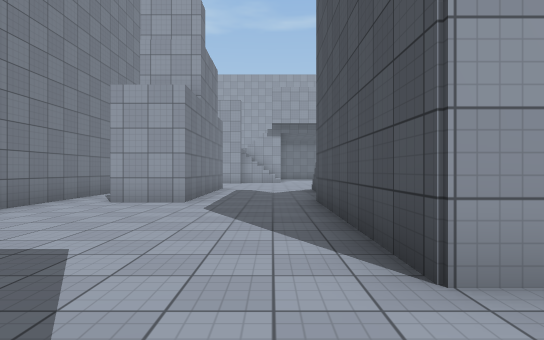
View 1 (above)

23 first-person views from a walk through a scene from a Unity 3-D project. The camera is 1.3 m above the floor, looks level and sees 80° across. The floor is counted in squares, 2 m on a side. Each view is taken from the middle of a square. On the plan, view 1 faces up. The plan holds only what a view shows up to about 10 squares ahead; the rest is blank. The place goes on beyond the plan. The player is left out. Surface patterns are stand-ins for the level's own textures.

View 2
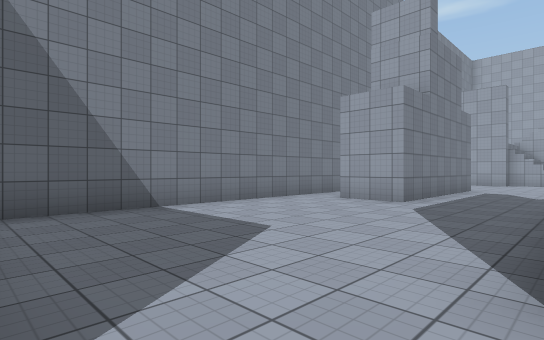

View 3
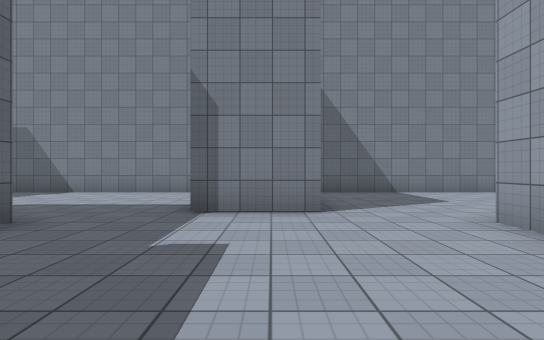

View 4
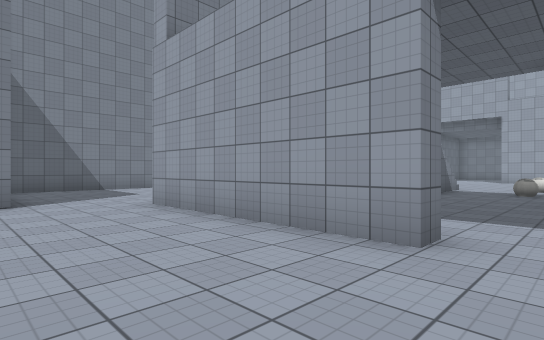

View 5
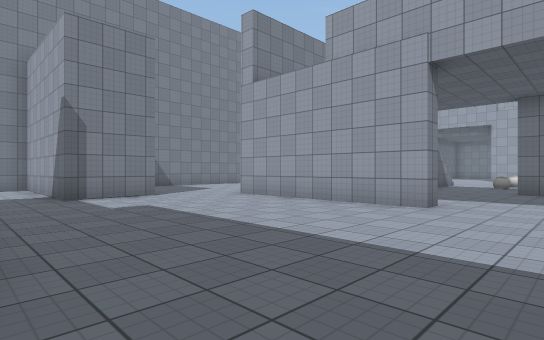

View 6
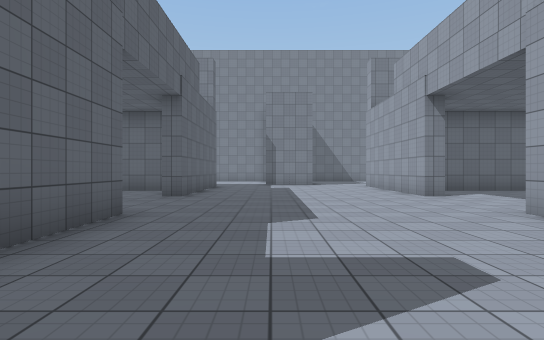

View 7
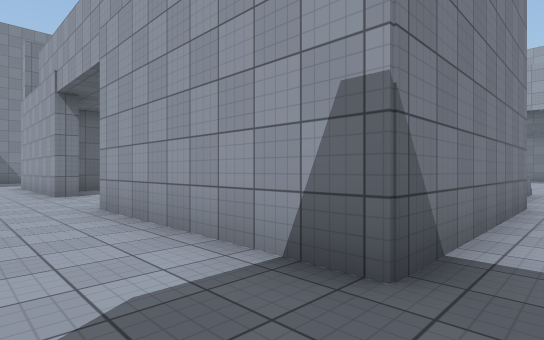

View 8
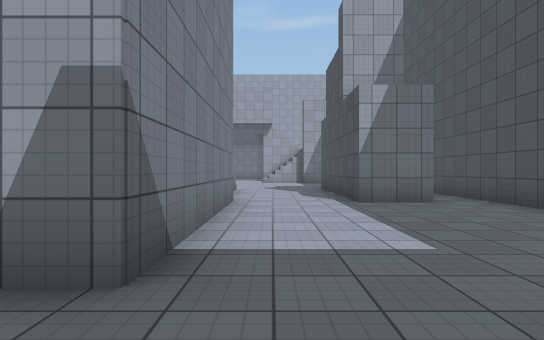

View 9
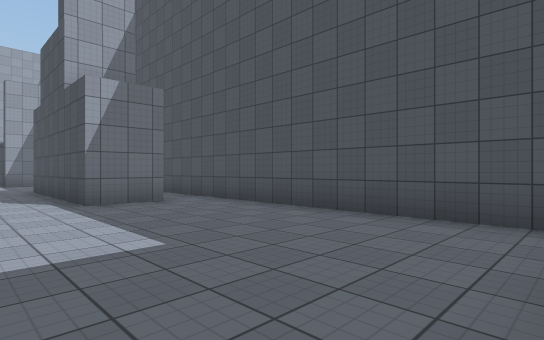

View 10
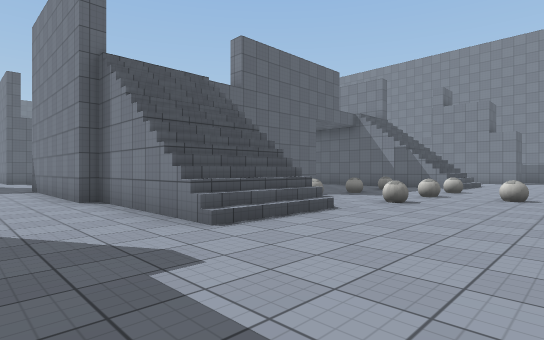

View 11
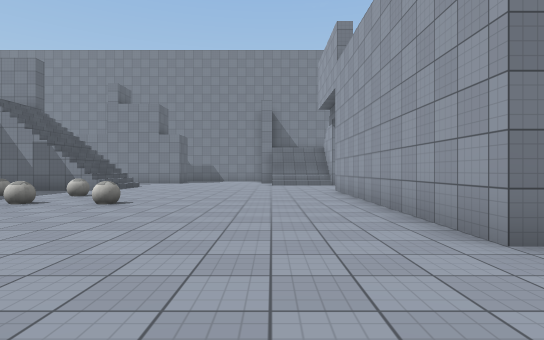

View 12
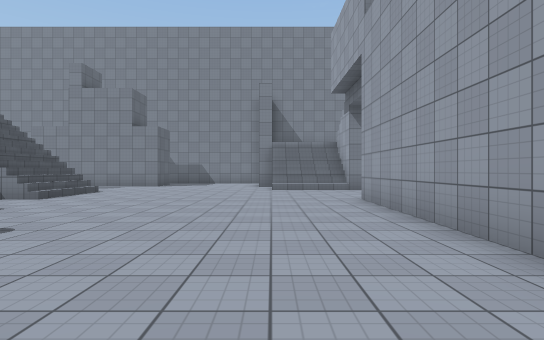

View 13
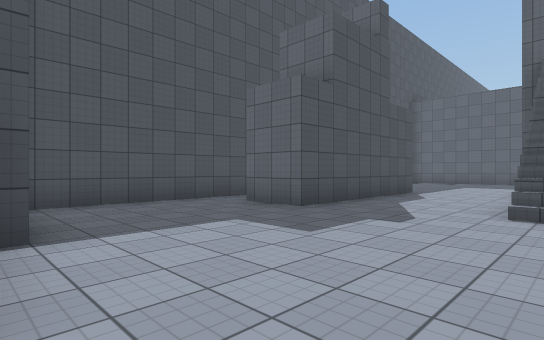

View 14
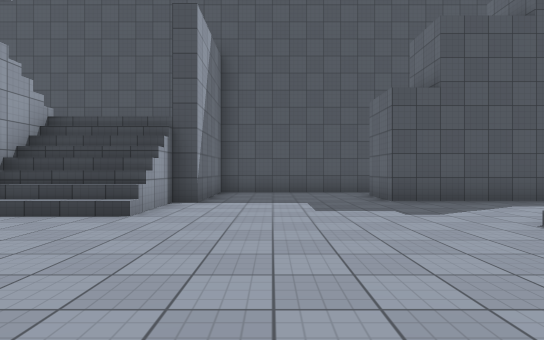

View 15
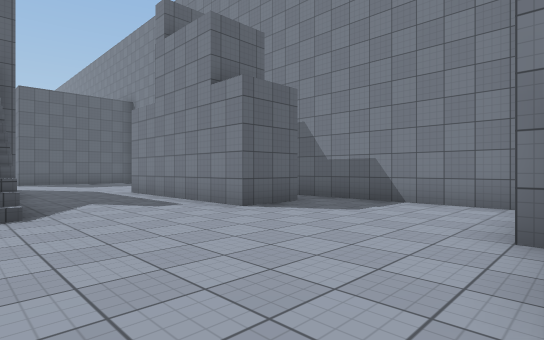

View 16
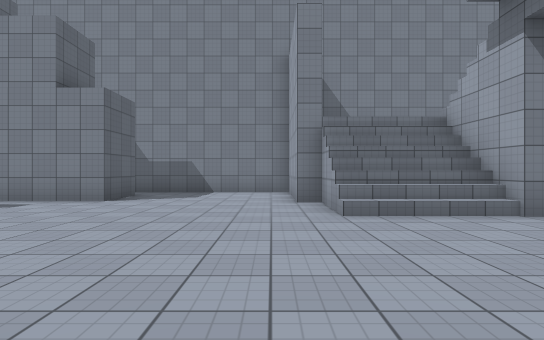

View 17
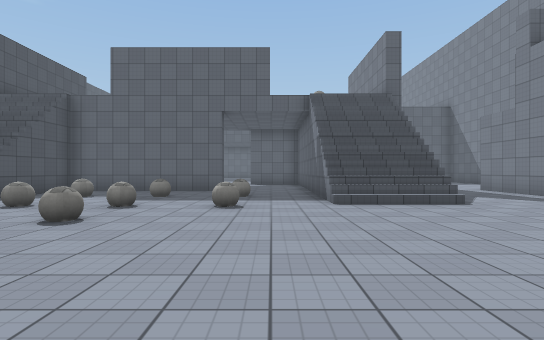

View 18
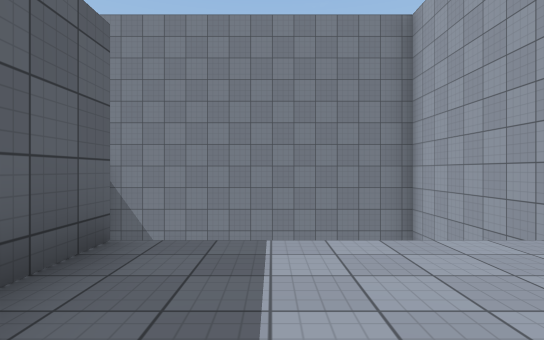

View 19
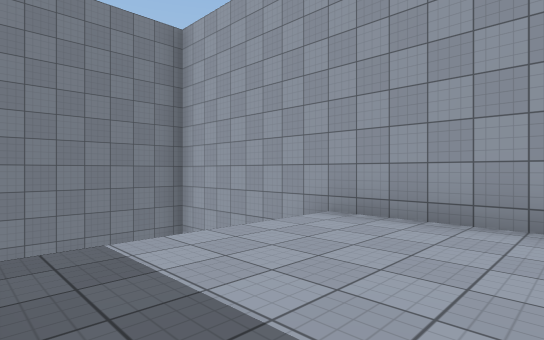

View 20
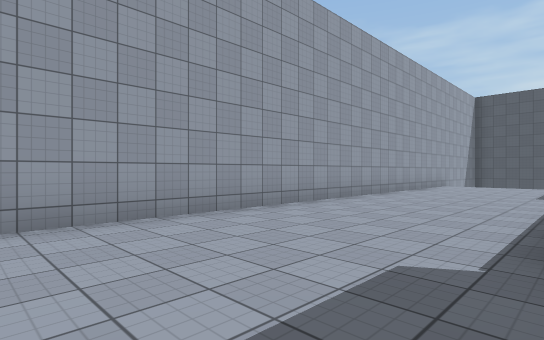

View 21
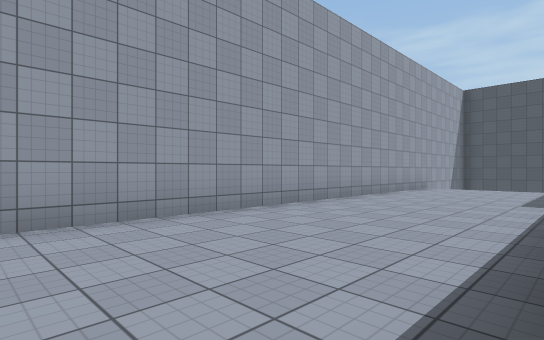

View 22
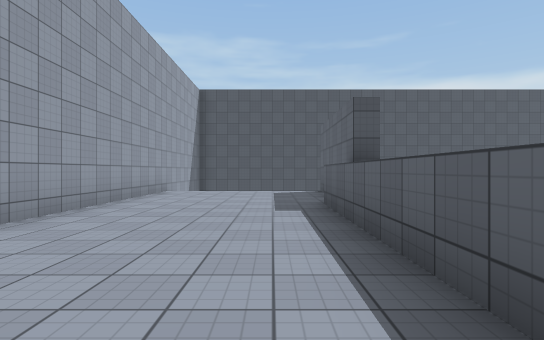

View 23
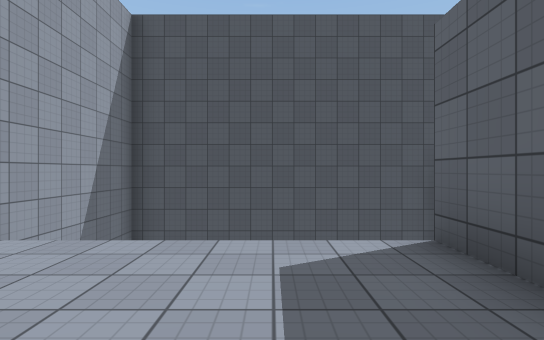

### Floor plan
Key: @ floor where view 1 was taken; # wall or solid block; x gap in a wall; . main floor; : floor 6 m higher than the main floor; + floor 6.5 m higher than the main floor; / step, stairs or slope; ^ raised ledge; B ball.
Columns run from 5 left of view 1 to 20 right of it. Each row starts with its distance up from view 1.
 24     ##################
 23 #    /++++++++++++++//   #
 22 #    /++++++++++++++/    #
 21 #    /++++++++++++++/    #
 20 #    /++++++++++++++/    #
 19 #   //+++^^^^^^^^+++/    #
 18 #   /# . x######x   //   #
 17 #   //..............//   #
 16 ####//..............//####
 15 #........................#
 14 #........................#
 13 #............B...........#
 12 #........................#
 11 #.##...///.B.B.B.///..##.#
 10 #  #...///.......///..#  #
  9 #  #...///.B.B.B.///..#  #
  8 #. #...///.......///..# .#
  7 #.##...///..#  #////..##.#
  6 #.....#   ...      #.....#
  5 #.....#  /...      #.....#
  4 #.....#  /...      #.....#
  3 #.....#  /...      #.....#
  2 #.....#::##...###::#.....#
  1 #........................#
  0 #....@...................#
 -1 #    #.............
 -2 ######..............
 -3 #..................
 -4 #......//##....##/
 -5 #.....#   ....
 -6 #....     ..
 -7 #...
 -8 #.

Where each view was taken, in squares from view 1:
view 1: 0 up, 0 right, facing up
view 2: 0 up, 1 right, facing up-left
view 3: 1 down, 5 right, facing left
view 4: 1 down, 7 right, facing up-left
view 5: 4 down, 8 right, facing up-left
view 6: 2 down, 14 right, facing left
view 7: 0 up, 15 right, facing up-left
view 8: 0 up, 15 right, facing up
view 9: 0 up, 15 right, facing up-right
view 10: 14 up, 16 right, facing down-left
view 11: 16 up, 14 right, facing left
view 12: 16 up, 11 right, facing left
view 13: 16 up, 13 right, facing down-right
view 14: 14 up, 10 right, facing right
view 15: 16 up, 2 right, facing down-left
view 16: 15 up, 5 right, facing left
view 17: 17 up, 5 right, facing down
view 18: 20 up, 3 right, facing left
view 19: 19 up, 3 right, facing up-left
view 20: 19 up, 1 right, facing up-right
view 21: 19 up, 3 right, facing up-right
view 22: 20 up, 5 right, facing right
view 23: 20 up, 12 right, facing right
